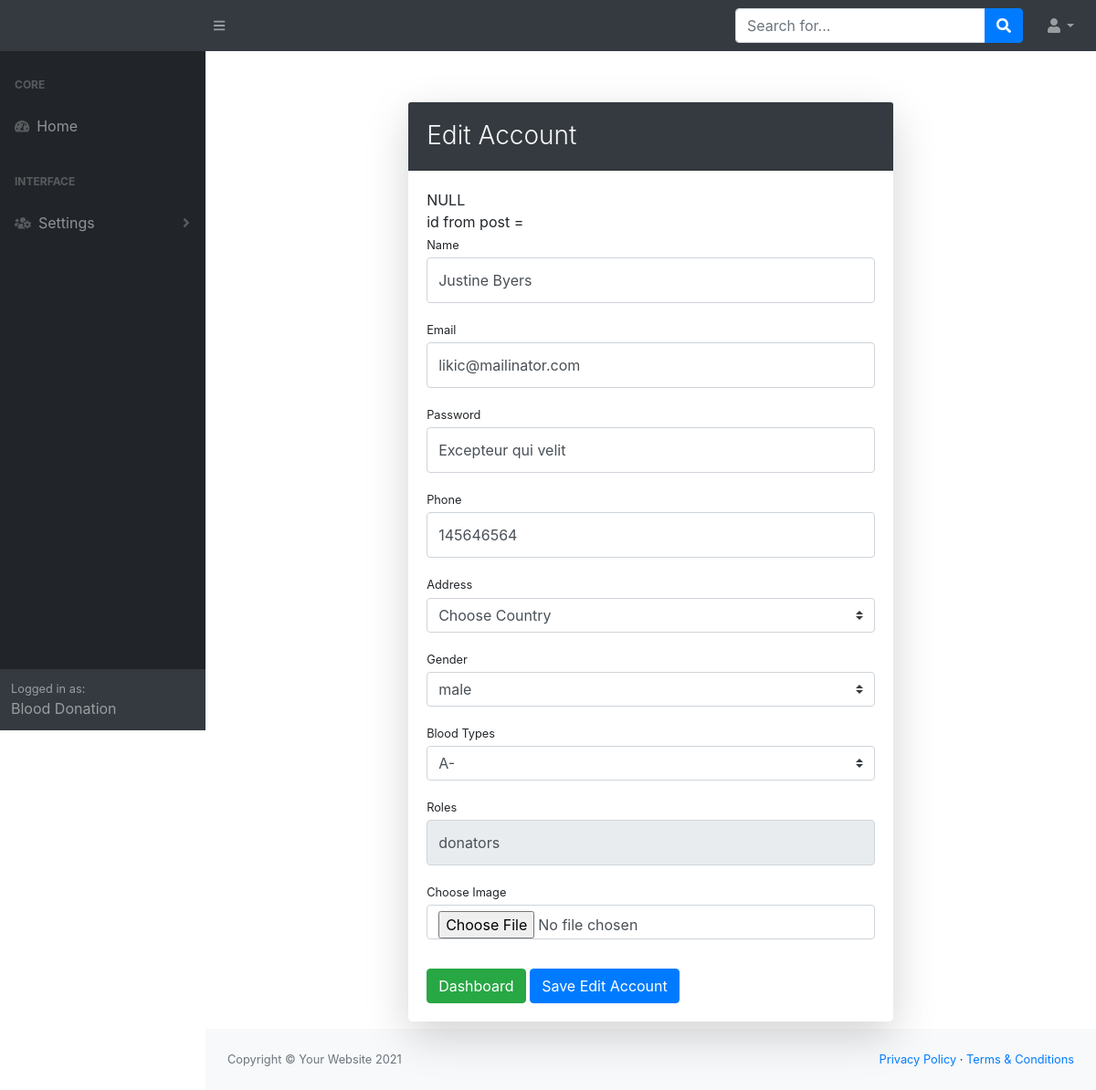
Screenshot of /admin/edit_account.php?id=6 with the database file from the repository.
### tables this page shows
CREATE TABLE `blood_donors` (
  `id` int(11) NOT NULL,
  `name` char(50) NOT NULL,
  `email` char(70) NOT NULL,
  `password` char(50) NOT NULL,
  `phone` int(15) NOT NULL,
  `address` char(70) NOT NULL,
  `image` char(50) NOT NULL,
  `gender` enum('male','female') NOT NULL,
  `roles_id` int(11) NOT NULL,
  `blood_of_type_id` int(11) NOT NULL
);

CREATE TABLE `blood_of_types` (
  `id` int(11) NOT NULL,
  `types` char(3) NOT NULL
);

### admin/edit_account.php (the view, shortened to what this page needs)
<?php
    include './initial.php';
    if($_SERVER['REQUEST_METHOD'] == 'GET'):
        $id = filter_var($_GET['id'], FILTER_SANITIZE_NUMBER_INT);
        $sql_select = "SELECT * FROM `blood_donors` WHERE `id` = " . $id;
        $result_select = mysqli_query($connect_db, $sql_select);
        $count_rows = mysqli_num_rows($result_select);
        $msg_errors = [];
        if($count_rows == 0):
            $msg_errors[] = 'Account name  <srtong> is not exist </strong>';
        else:
            $convert_data = mysqli_fetch_assoc($result_select);
        endif;
    endif;
?>
<!DOCTYPE html>
<html lang="en">
    <?php include $layouts . 'head.php'; ?>
    <body class="sb-nav-fixed">
        <?php include $layouts . 'header.php';?>
        <div id="layoutSidenav">
            <div id="layoutSidenav_nav">
                <?php include $layouts . 'sidebar.php'; ?>
            </div>
            <div id="layoutSidenav_content">
                    <main class="mb-2 mt-5">
                        <div class="container">
                            <div class="row justify-content-center">
                                <div class="col-lg-7">
                                    <div class="card shadow-lg border-0 rounded-lg mt-2">
                                        <div class="card-header text-light bg-dark">
                                            <h3 class="font-weight-light my-2">Edit Account</h3>
                                        </div>
                                        <div class="card-body">
                                            <?php
                                            echo '<br />id from post = ' .$_POST['id']; ?>
                                            <form class="" action="<?php htmlspecialchars($_SERVER['PHP_SELF']); ?>" method="POST" enctype="multipart/form-data">
                                                <div class="form-row">
                                                    <?php
                                                        $sql_select = "SELECT `blood_donors` . * , `blood_of_types` . `types`, `admins` . `roles`
                                                        FROM `blood_donors` JOIN `blood_of_types`
                                                        ON `blood_donors` . `blood_of_type_id` =  `blood_of_types` . `id`
                                                        JOIN `admins` ON `blood_donors` . `roles_id` = `admins` . `id`";
                                                    ?>
                                                    <div class="col-12 mx-auto">
                                                        <div class="form-group">
                                                            <label class="small mb-1" for="name">Name</label>
                                                            <input type="text" name="name" value="<?php if(isset($convert_data['name'])): echo $convert_data['name']; endif;?>" class="form-control py-4" id="name"  placeholder="Enter name .." autocomplete="off" />
                                                        </div>
                                                        <div class="form-group">
                                                            <label class="small mb-1" for="email">Email</label>
                                                            <input type="text" name="email" value="<?php if(isset($convert_data['email'])): echo $convert_data['email']; endif;?>" class="form-control py-4" id="email"  placeholder="Enter email .." autocomplete="off" />
                                                        </div>
                                                        <div class="form-group">
                                                            <label class="small mb-1" for="password">Password</label>
                                                            <input type="text" name="password" value="<?php if(isset($convert_data['password'])): echo $convert_data['password']; endif;?>" class="form-control py-4" id="password"  placeholder="Enter password .." autocomplete="off" />
                                                        </div>
                                                        <div class="form-group">
                                                            <label class="small mb-1" for="phone">Phone</label>
                                                            <input type="text" name="phone" value="<?php if(isset($convert_data['phone'])): echo $convert_data['phone']; endif;?>" class="form-control py-4" id="phone"  placeholder="Enter Phone .." autocomplete="off" />
                                                        </div>
                                                        <div class="form-group">
                                                            <label class="small mb-1" for="address">Address</label>
                                                            <select class="custom-select" name="address" id="address">
                                                                <option selected value="">Choose Country</option>
                                                            </select>
                                                        </div>
                                                        <div class="form-group">
                                                            <label class="small mb-1" for="gender">Gender</label>
                                                            <select class="custom-select" name="gender" id="gender">
                                                                <option value="female" <?php if(isset($convert_data['gender'])): echo "selected"; endif; ?> >
                                                                                    <?php if(isset($convert_data['gender'])): echo $convert_data['gender']; endif; ?>
                                                                </option>
                                                            </select>
                                                        </div>
                                                        <div class="form-group">
                                                            <label class="small mb-1" for="types">Blood Types</label>
                                                            <select class="custom-select" name="types" id="types">
                                                                <?php
                                                                $result_select = mysqli_query($connect_db, $sql_select);
                                                                 while($convert_data = mysqli_fetch_assoc($result_select)):?>
                                                                <option value="<?php echo $convert_data ['types']; ?>" <?php if(isset($convert_data['types'])): echo "selected"; endif; ?>>
                                                                <?php echo $convert_data ['types']; ?></option>
                                                                <?php endwhile; ?>
                                                            </select>
                                                        </div>
                                                        <div class="form-group">
                                                            <label class="small mb-1" for="roles">Roles</label>
                                                            <?php
                                                                $result_select = mysqli_query($connect_db, $sql_select);
                                                                $convert_data = mysqli_fetch_assoc($result_select);
                                                            ?>
                                                            <input type="text" name="roles" value="<?php if(isset($convert_data['id'])): echo $convert_data['roles']; endif;?>" class="form-control py-4" id="roles"  placeholder="Enter roles .." autocomplete="off" readonly />
                                                        </div>
                                                        <div class="form-group ">
                                                            <label class="form-label small mb-1" for="image">Choose Image</label>
                                                            <input type="file" name="image" class="form-control" id="image" />
                                                        </div>
                                                    </div>
                                                </div>
                                                <div class="form-group mt-3 mb-0">
                                                    <?php echo '<a href="./dashboard_accounts.php" class="btn btn-success">Dashboard</a>'?>
                                                    <button type="submit" class="btn btn-primary">Save Edit Account</button>
                                                </div>
                                            </form>
                                        </div>
                                    </div>
                                </div>
                            </div>
                        </div>
                    </main>
                <?php include $layouts . 'footer.php'; ?>
            </div>
        </div>
    </body>
</html>

### rows the page displays
blood_donors: name "Justine Byers", email "likic@mailinator.com", password "Excepteur qui velit", phone "145646564", gender "male"
blood_of_types: types "A-"
